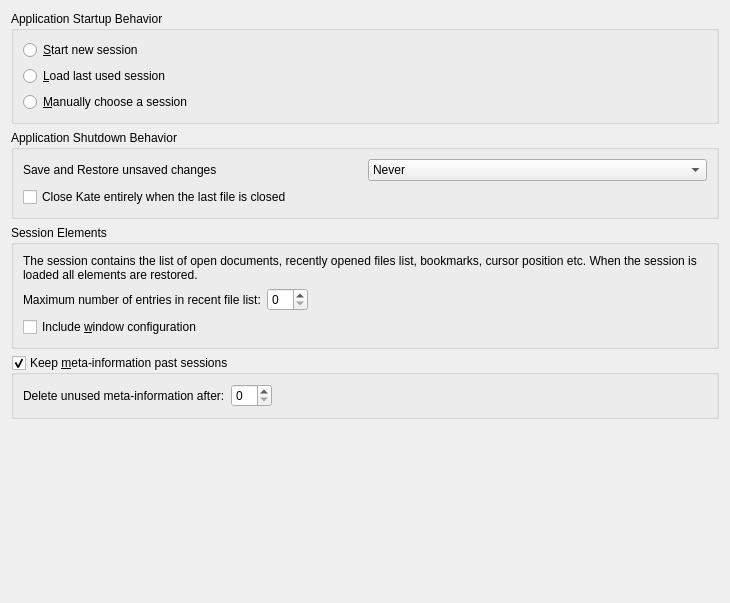
<?xml version="1.0" encoding="UTF-8"?>
<ui version="4.0">
 <class>SessionConfigWidget</class>
 <widget class="QWidget" name="SessionConfigWidget">
  <property name="geometry">
   <rect>
    <x>0</x>
    <y>0</y>
    <width>730</width>
    <height>603</height>
   </rect>
  </property>
  <layout class="QVBoxLayout" name="verticalLayout_4">
   <item>
    <widget class="QGroupBox" name="gbAppStartup">
     <property name="title">
      <string>Application Startup Behavior</string>
     </property>
     <layout class="QVBoxLayout" name="verticalLayout_2">
      <item>
       <widget class="QRadioButton" name="startNewSessionRadioButton">
        <property name="text">
         <string>&amp;Start new session</string>
        </property>
       </widget>
      </item>
      <item>
       <widget class="QRadioButton" name="loadLastUserSessionRadioButton">
        <property name="text">
         <string>&amp;Load last used session</string>
        </property>
       </widget>
      </item>
      <item>
       <widget class="QRadioButton" name="manuallyChooseSessionRadioButton">
        <property name="text">
         <string>&amp;Manually choose a session</string>
        </property>
       </widget>
      </item>
     </layout>
    </widget>
   </item>
   <item>
    <widget class="QGroupBox" name="groupBox">
     <property name="title">
      <string>Application Shutdown Behavior</string>
     </property>
     <layout class="QVBoxLayout" name="verticalLayout_5">
      <item>
       <layout class="QHBoxLayout" name="horizontalLayout_3">
        <item>
         <widget class="QLabel" name="label_4">
          <property name="text">
           <string>Save and Restore unsaved changes</string>
          </property>
         </widget>
        </item>
        <item>
         <widget class="QComboBox" name="stashChangesCombo">
          <item>
           <property name="text">
            <string>Never</string>
           </property>
          </item>
          <item>
           <property name="text">
            <string>For unsaved Files</string>
           </property>
          </item>
          <item>
           <property name="text">
            <string>For all files</string>
           </property>
          </item>
         </widget>
        </item>
       </layout>
      </item>
      <item>
       <widget class="QCheckBox" name="modCloseAfterLast">
        <property name="whatsThis">
         <string>If enabled, Kate will shutdown when the last file being edited is closed, otherwise a blank page will open so that you can start a new file.</string>
        </property>
        <property name="text">
         <string>Close Kate entirely when the last file is closed</string>
        </property>
       </widget>
      </item>
     </layout>
    </widget>
   </item>
   <item>
    <widget class="QGroupBox" name="gbElements">
     <property name="title">
      <string>Session Elements</string>
     </property>
     <layout class="QVBoxLayout" name="verticalLayout_3">
      <item>
       <widget class="QLabel" name="label">
        <property name="text">
         <string>The session contains the list of open documents, recently opened files list, bookmarks, cursor position etc. When the session is loaded all elements are restored.</string>
        </property>
        <property name="wordWrap">
         <bool>true</bool>
        </property>
       </widget>
      </item>
      <item>
       <layout class="QHBoxLayout" name="horizontalLayout">
        <item>
         <widget class="QLabel" name="label_2">
          <property name="text">
           <string>Maximum number of entries in recent file list:</string>
          </property>
          <property name="buddy">
           <cstring>spinBoxRecentFilesCount</cstring>
          </property>
         </widget>
        </item>
        <item>
         <widget class="QSpinBox" name="spinBoxRecentFilesCount"/>
        </item>
        <item>
         <spacer name="horizontalSpacer">
          <property name="orientation">
           <enum>Qt::Horizontal</enum>
          </property>
          <property name="sizeHint" stdset="0">
           <size>
            <width>40</width>
            <height>20</height>
           </size>
          </property>
         </spacer>
        </item>
       </layout>
      </item>
      <item>
       <widget class="QCheckBox" name="restoreVC">
        <property name="whatsThis">
         <string>Check this if you want all your views and frames restored each time you open Kate.</string>
        </property>
        <property name="text">
         <string>Include &amp;window configuration</string>
        </property>
       </widget>
      </item>
     </layout>
    </widget>
   </item>
   <item>
    <widget class="QGroupBox" name="saveMetaInfos">
     <property name="whatsThis">
      <string>Check this if you want document configuration like for example bookmarks to be saved past editor sessions. The configuration will be restored if the document has not changed when reopened.</string>
     </property>
     <property name="title">
      <string>Keep &amp;meta-information past sessions</string>
     </property>
     <property name="checkable">
      <bool>true</bool>
     </property>
     <layout class="QVBoxLayout" name="verticalLayout">
      <item>
       <layout class="QHBoxLayout" name="horizontalLayout_2">
        <item>
         <widget class="QLabel" name="label_3">
          <property name="text">
           <string>Delete unused meta-information after:</string>
          </property>
         </widget>
        </item>
        <item>
         <widget class="KPluralHandlingSpinBox" name="daysMetaInfos"/>
        </item>
        <item>
         <spacer name="horizontalSpacer_2">
          <property name="orientation">
           <enum>Qt::Horizontal</enum>
          </property>
          <property name="sizeHint" stdset="0">
           <size>
            <width>40</width>
            <height>20</height>
           </size>
          </property>
         </spacer>
        </item>
       </layout>
      </item>
     </layout>
    </widget>
   </item>
   <item>
    <spacer name="verticalSpacer">
     <property name="orientation">
      <enum>Qt::Vertical</enum>
     </property>
     <property name="sizeHint" stdset="0">
      <size>
       <width>20</width>
       <height>40</height>
      </size>
     </property>
    </spacer>
   </item>
  </layout>
 </widget>
 <customwidgets>
  <customwidget>
   <class>KPluralHandlingSpinBox</class>
   <extends>QSpinBox</extends>
   <header>kpluralhandlingspinbox.h</header>
  </customwidget>
 </customwidgets>
 <tabstops>
  <tabstop>spinBoxRecentFilesCount</tabstop>
  <tabstop>restoreVC</tabstop>
  <tabstop>startNewSessionRadioButton</tabstop>
  <tabstop>loadLastUserSessionRadioButton</tabstop>
  <tabstop>manuallyChooseSessionRadioButton</tabstop>
 </tabstops>
 <resources/>
 <connections/>
</ui>
